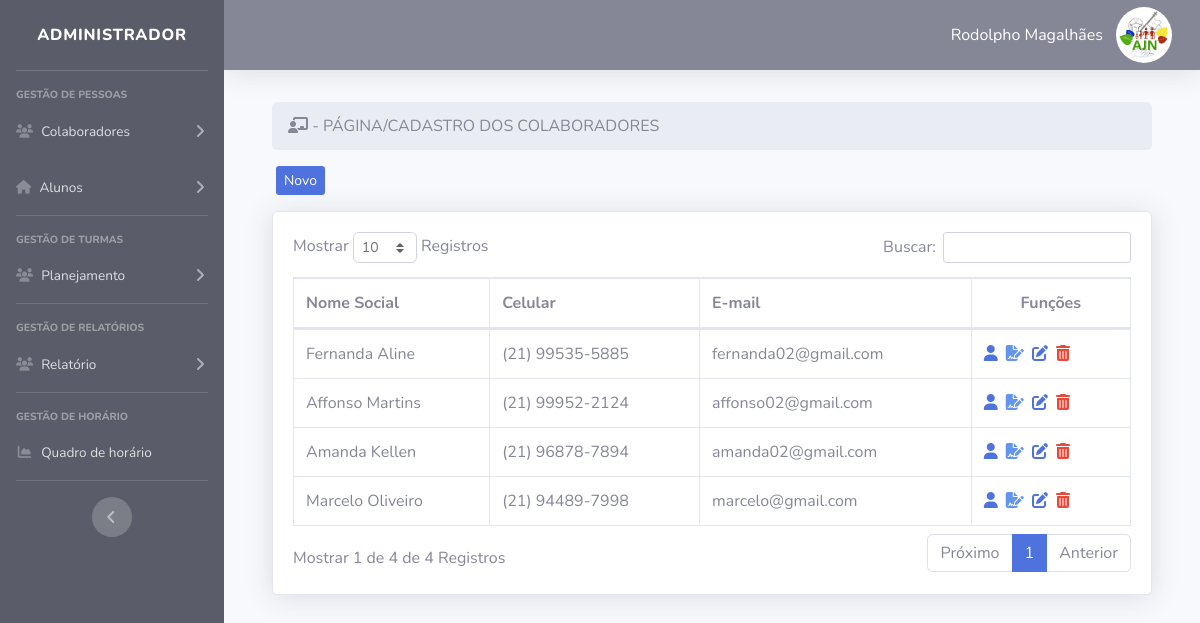
The page /tela-admin/index.php?pag=funcionarios (signed in) on the database its author committed.
### tables this page shows
CREATE TABLE `user` (
  `id` int(11) NOT NULL,
  `cpf` varchar(30) NOT NULL,
  `nomesocial` varchar(50) NOT NULL,
  `email` varchar(50) NOT NULL,
  `nivel` varchar(15) NOT NULL,
  `senha` varchar(255) NOT NULL
);

CREATE TABLE `funcionarios` (
  `id` int(11) NOT NULL,
  `imagem` varchar(1000) NOT NULL,
  `nomesocial` varchar(50) NOT NULL,
  `nomecompleto` varchar(50) NOT NULL,
  `aniversario` varchar(10) NOT NULL,
  `genero` varchar(100) NOT NULL,
  `rg` varchar(30) NOT NULL,
  `cpf` varchar(30) NOT NULL,
  `telefone` varchar(15) NOT NULL,
  `celular` varchar(15) NOT NULL,
  `email` varchar(100) NOT NULL,
  `cargo` varchar(50) NOT NULL,
  `admissao` varchar(20) NOT NULL,
  `cep` varchar(15) NOT NULL,
  `rua` varchar(30) NOT NULL,
  `numero` varchar(5) NOT NULL,
  `complemento` varchar(50) NOT NULL,
  `bairro` varchar(50) NOT NULL,
  `cidade` varchar(50) NOT NULL,
  `estado` varchar(50) NOT NULL,
  `whatsapp` varchar(15) NOT NULL
);

### tela-admin/funcionarios.php (the view, shortened to what this page needs)
<?php
$pag = "funcionarios";
require_once("../conexao.php");
?>
<div class="container">
<div class="row">
    <div class="col-lg-12">
        <ol class="breadcrumb">
    		<li class="active"><i class="fa-solid fa-chalkboard-user"></i> - PÁGINA/CADASTRO DOS COLABORADORES </li>
		</ol>
    </div>
    <div class=" mb-3">
    <a type="button" class="btn-primary btn-sm ml-3 d-none d-md-block" href="index.php?pag=<?php echo $pag ?>&funcao=novo">Novo</a>
    </div>
</div>
<div class="card shadow mb-4">
    <div class="card-body">
        <div class="table-responsive">
            <table class="table table-bordered" id="dataTable" width="100%" cellspacing="0">
                <thead>
                    <tr>
                        <th>Nome Social</th>
                        <th>Celular</th>
                        <th>E-mail</th>
                        <th><div class="d-flex justify-content-center"> Funções</div></th>
                    </tr>
                </thead>
                <tbody>
                   <?php
                   $query = $pdo->query("SELECT * FROM funcionarios order by id desc ");
                   $res = $query->fetchAll(PDO::FETCH_ASSOC);
                   for ($i=0; $i < count($res); $i++) {
                    $nomesocial = $res[$i]['nomesocial'];
                    $celular = $res[$i]['celular'];
                    $email = $res[$i]['email'];
                    $id = $res[$i]['id'];
                    $celular_sem_simbolos = preg_replace('/[^0-9]/', '', $celular);
                    $celular_formatado = '(' . substr($celular_sem_simbolos, 0, 2) . ') ' . substr($celular_sem_simbolos, 2, 5) . '-' . substr($celular_sem_simbolos, 7);
                     ?>
                    <tr>
                    <td> <a class='teste-foto'><?php echo $nomesocial ?></a></td>
                        <td> <?php echo $celular_formatado ?></div></td>
                        <td><?php echo $email ?></td>
                        <td>
                        <a href="index.php?pag=<?php echo $pag ?>&funcao=infor&id=<?php echo $id ?>" class='text-primary mr-1' title='Dados Funcionário'><i class="fa-solid fa-user"></i></a>
                        <a target="_blank" href="../rel/fichadofuncionario.php?id=<?php echo $id ?>" class="text-secondary mr-1" title="Ficha do Funcionário"><i class="fa-solid fa-file-signature" style="color: #6495ED;"></i></a>
                        <a href="index.php?pag=<?php echo $pag ?>&funcao=editar&id=<?php echo $id ?>" class='text-primary mr-1' title='Editar Cadastro'><i class='fa-solid fa-edit'></i></a>
                        <a href="index.php?pag=<?php echo $pag ?>&funcao=deletar2&id=<?php echo $id ?>" class='text-danger mr-1' title='Excluir Cadastro'><i class='fa-solid fa-trash-alt'></i></a>
                        </td>
<?php } ?>
        </div>
    </div>
</div>
 </div>

### tela-admin/index.php (shortened to what this page needs)
<?php
require_once("../conexao.php");
    $pag = @$_GET["pag"];
    $menu1 = "funcionarios";
    $menu2 = "professores";
    $menu3 = "alunos";
    $menu4 = "responsaveis";
    $menu5 = "turmas";
    $menu7 = "disciplinas";
    $menu8= "dias";
    $menu9 = "frequencia";
    $menu10 = "aniversariante";
    $menu11 = "matriculados";
$SESSION = @$_SESSION['id_user'];
$query = $pdo->query("SELECT * FROM user WHERE id = '$SESSION'");
$res = $query->fetchAll(PDO::FETCH_ASSOC);
$nome_perfil = @$res[0]['nomesocial'];
 ?>
<!DOCTYPE html>
<html lang="pt-br">
    <head>
        <link href="../css/style.css" rel="stylesheet">
        <link href="../css/sb-admin-2.css" rel="stylesheet">
        <link href="../vendor/datatables/dataTables.bootstrap4.min.css" rel="stylesheet">
    </head>
    <body id="page-top">
        <div id="wrapper">
            <ul class="navbar-nav bg-dark sidebar sidebar-dark accordion" id="accordionSidebar">
                <a class="sidebar-brand d-flex align-items-center justify-content-center" href="index.php">
                    <div class="sidebar-brand-text mx-3">Administrador</div>
                </a>
                <hr class="sidebar-divider ">
                <div class="sidebar-heading">
                    Gestão de Pessoas
                </div>
                <li class="nav-item">
                    <a class="nav-link collapsed" href="#" data-toggle="collapse" data-target="#collapseTwo" aria-expanded="true" aria-controls="collapseTwo">
                        <i class="fas fa-users"></i>
                        <span>Colaboradores</span>
                    </a>
                </li>
                <li class="nav-item">
                    <a class="nav-link collapsed" href="#" data-toggle="collapse" data-target="#collapseUtilities"
                    aria-expanded="true" aria-controls="collapseUtilities">
                     <i class="fas fa-home"></i>
                     <span>Alunos</span>
                    </a>
                </li>
                <hr class="sidebar-divider">
                <div class="sidebar-heading">
                    Gestão de Turmas
                </div>
                <li class="nav-item">
                    <a class="nav-link collapsed" href="#" data-toggle="collapse" data-target="#collapseTwo2" aria-expanded="true" aria-controls="collapseTwo">
                    <i class="fas fa-users"></i>
                    <span>  Planejamento</span>
                    </a>
                </li>
                <hr class="sidebar-divider">
                <div class="sidebar-heading">
                    Gestão de Relatórios
                </div>
                <li class="nav-item">
                    <a class="nav-link collapsed" href="#" data-toggle="collapse" data-target="#collapseTwo3" aria-expanded="true" aria-controls="collapseTwo">
                    <i class="fas fa-users"></i>
                    <span> Relatório</span>
                    </a>
                </li>
                <hr class="sidebar-divider">
                <div class="sidebar-heading">
                    Gestão de Horário
                </div>
                <li class="nav-item">
                    <a class="nav-link" href="index.php?pag=<?php echo $menu8 ?>">
                        <i class="fas fa-fw fa-chart-area"></i>
                        <span>Quadro de horário </span></a>
                </li>
                <hr class="sidebar-divider d-none d-md-block">
                <div class="text-center d-none d-md-inline">
                    <button class="rounded-circle border-0" id="sidebarToggle"></button>
                </div>
            </ul>
            <div id="content-wrapper" class="d-flex flex-column">
                <div id="content">
                    <nav class="navbar navbar-expand navbar-light bg-secondary topbar mb-4 static-top shadow">
                        <ul class="navbar-nav ml-auto">
                            <li class="nav-item dropdown no-arrow">
                                <a class="nav-link dropdown-toggle" href="#" id="userDropdown" role="button" data-toggle="dropdown" aria-haspopup="true" aria-expanded="false">
                                    <Button class="btn btn-link  text-white" title='Editar Perfil'><?php echo $nome_perfil?></Button>
                                   <img class="img-profile rounded-circle" src="../img/logo-ajn.jpg" width="60" height="60" >
                            </a>
                            </li>
                        </ul>
                    </nav>
                    <div class="container-fluid">
                        <?php if (@$pag == null) {
                        @include_once("home.php");
                        } else if (@$pag==$menu1) {
                        @include_once(@$menu1.".php");
                        } else if (@$pag==$menu2) {
                        @include_once(@$menu2.".php");
                         } else if (@$pag==$menu3) {
                        include_once(@$menu3.".php");
                        } else if (@$pag==$menu4) {
                        @include_once(@$menu4.".php");
                        } else if (@$pag==$menu5) {
                        @include_once(@$menu5.".php");
                        } else if (@$pag==$menu7) {
                        @include_once(@$menu7.".php");
                        } else if (@$pag==$menu8) {
                        @include_once(@$menu8.".php");
                        } else if (@$pag==$menu9) {
                        @include_once(@$menu9.".php");
                        } else if (@$pag==$menu10) {
                        @include_once(@$menu10.".php");
                         } else if (@$pag==$menu11) {
                        @include_once(@$menu11.".php");
                        } else {
                        @include_once("home.php");
                        }
                        ?>
    </body>
</html>

### rows shown on the page
user: nomesocial "Rodolpho Magalhães"
funcionarios: nomesocial "Fernanda Aline", celular "(21) 99535-5885", email "fernanda02@gmail.com"
funcionarios: nomesocial "Affonso Martins", celular "(21) 99952-2124", email "affonso02@gmail.com"
funcionarios: nomesocial "Amanda Kellen", celular "(21) 96878-7894", email "amanda02@gmail.com"
funcionarios: nomesocial "Marcelo Oliveiro", celular "(21) 94489-7998", email "marcelo@gmail.com"
